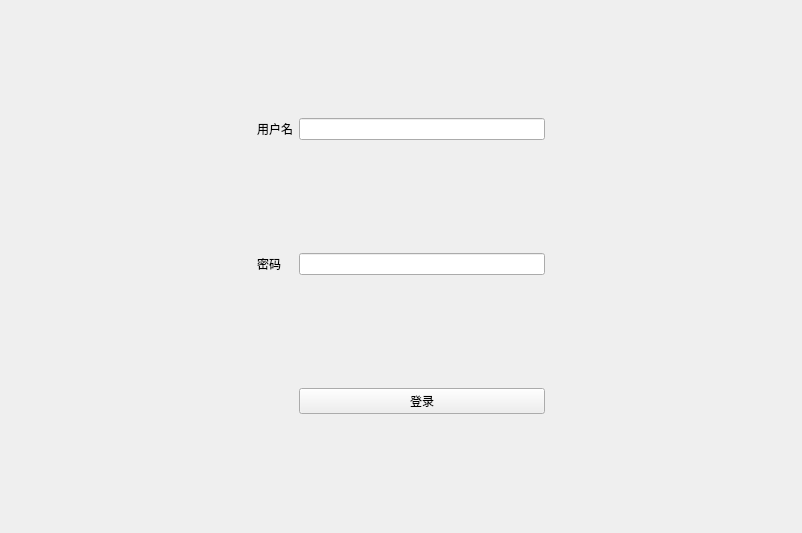
<?xml version="1.0" encoding="UTF-8"?>
<ui version="4.0">
 <class>ClientWidget</class>
 <widget class="QWidget" name="ClientWidget">
  <property name="geometry">
   <rect>
    <x>0</x>
    <y>0</y>
    <width>802</width>
    <height>533</height>
   </rect>
  </property>
  <property name="windowTitle">
   <string>Form</string>
  </property>
  <layout class="QGridLayout" name="gridLayout">
   <item row="0" column="0">
    <spacer name="horizontalSpacer_3">
     <property name="orientation">
      <enum>Qt::Horizontal</enum>
     </property>
     <property name="sizeHint" stdset="0">
      <size>
       <width>40</width>
       <height>20</height>
      </size>
     </property>
    </spacer>
   </item>
   <item row="1" column="1">
    <widget class="QLabel" name="label_2">
     <property name="text">
      <string>密码</string>
     </property>
    </widget>
   </item>
   <item row="2" column="4">
    <spacer name="horizontalSpacer_2">
     <property name="orientation">
      <enum>Qt::Horizontal</enum>
     </property>
     <property name="sizeHint" stdset="0">
      <size>
       <width>40</width>
       <height>20</height>
      </size>
     </property>
    </spacer>
   </item>
   <item row="0" column="1">
    <widget class="QLabel" name="label">
     <property name="text">
      <string>用户名</string>
     </property>
    </widget>
   </item>
   <item row="0" column="2">
    <widget class="QLineEdit" name="lineEditUserName"/>
   </item>
   <item row="1" column="2">
    <widget class="QLineEdit" name="lineEdiPassWord">
     <property name="echoMode">
      <enum>QLineEdit::Password</enum>
     </property>
    </widget>
   </item>
   <item row="2" column="0">
    <spacer name="horizontalSpacer">
     <property name="orientation">
      <enum>Qt::Horizontal</enum>
     </property>
     <property name="sizeHint" stdset="0">
      <size>
       <width>40</width>
       <height>20</height>
      </size>
     </property>
    </spacer>
   </item>
   <item row="2" column="2">
    <widget class="QPushButton" name="btnLogIn">
     <property name="text">
      <string>登录</string>
     </property>
    </widget>
   </item>
  </layout>
 </widget>
 <resources/>
 <connections/>
</ui>
